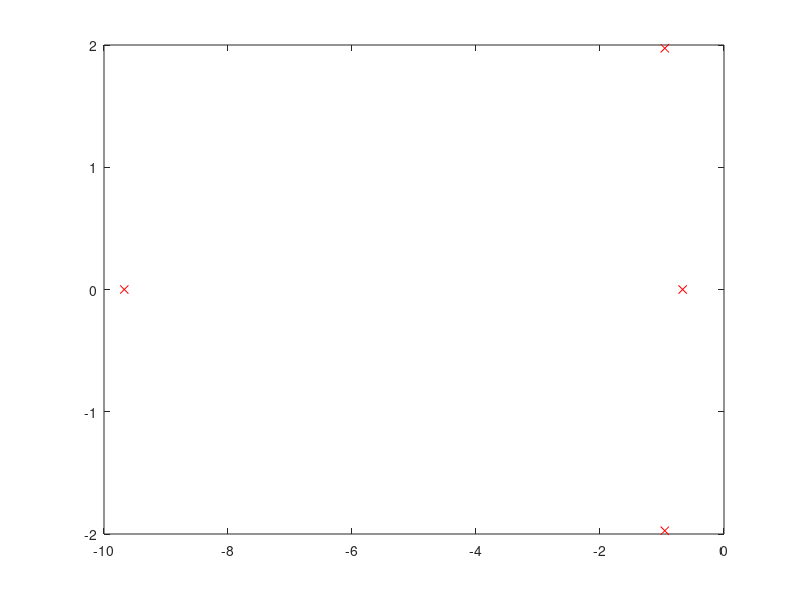
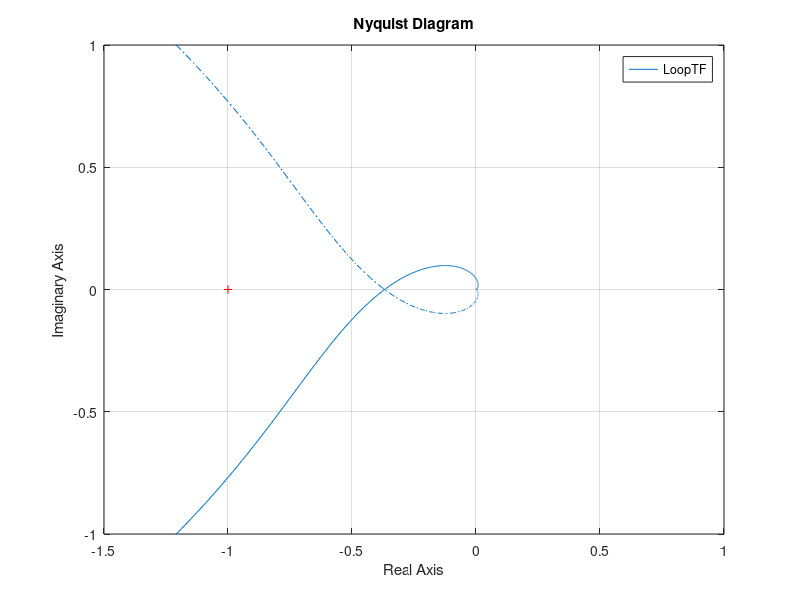

Source code (MATLAB) for these figures, in order:
clear
clc

s = tf('s');

alpha = 0.075/(6.125^2);

% In the demo, I forgot the initial 0.075 in the LoopTF. Now it's good.
LoopTF = 0.075*21/(121*alpha)*(s+10/21)*(-s+10)/(s*s*(s+6.125)^2);

CL = feedback(LoopTF,1) 
CL_poles = pole(CL);
plot(CL_poles,'rx');
% Notice all the closed-loop poles on the left hand side of complex plane.

figure
nyquist(LoopTF)
xlim([-1.5 1])
ylim([-1 1])
